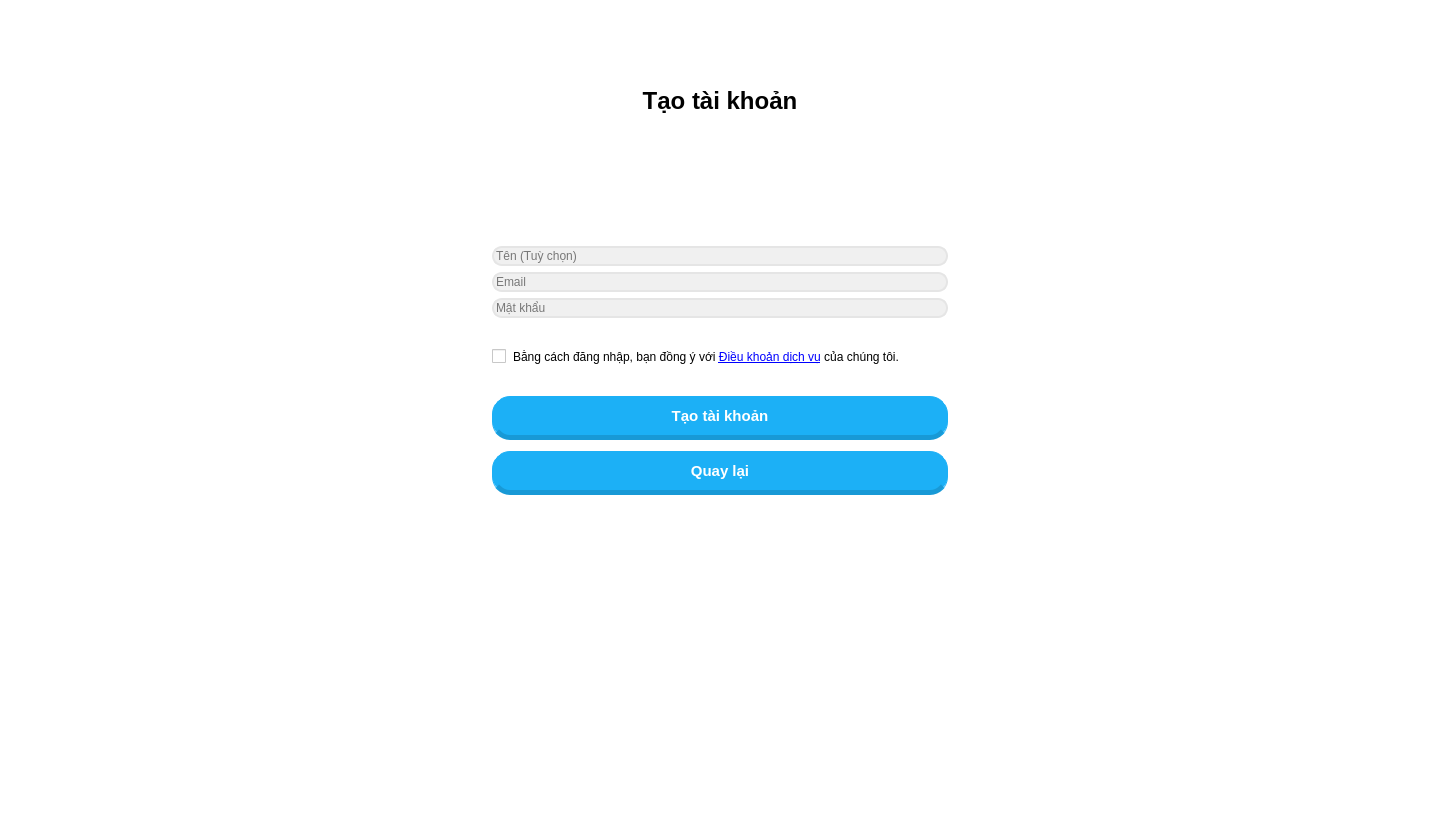
<?xml version="1.0" encoding="UTF-8"?>
<ui version="4.0">
 <class>MainWindow</class>
 <widget class="QMainWindow" name="MainWindow">
  <property name="geometry">
   <rect>
    <x>0</x>
    <y>0</y>
    <width>1440</width>
    <height>840</height>
   </rect>
  </property>
  <property name="windowTitle">
   <string>MainWindow</string>
  </property>
  <property name="styleSheet">
   <string notr="true"> background-color:rgb(255, 255, 255)</string>
  </property>
  <widget class="QWidget" name="centralwidget">
   <layout class="QGridLayout" name="gridLayout">
    <item row="1" column="0">
     <spacer name="horizontalSpacer">
      <property name="orientation">
       <enum>Qt::Horizontal</enum>
      </property>
      <property name="sizeHint" stdset="0">
       <size>
        <width>40</width>
        <height>20</height>
       </size>
      </property>
     </spacer>
    </item>
    <item row="2" column="1">
     <spacer name="verticalSpacer_3">
      <property name="orientation">
       <enum>Qt::Vertical</enum>
      </property>
      <property name="sizeType">
       <enum>QSizePolicy::Minimum</enum>
      </property>
      <property name="sizeHint" stdset="0">
       <size>
        <width>20</width>
        <height>300</height>
       </size>
      </property>
     </spacer>
    </item>
    <item row="1" column="2">
     <spacer name="horizontalSpacer_2">
      <property name="orientation">
       <enum>Qt::Horizontal</enum>
      </property>
      <property name="sizeHint" stdset="0">
       <size>
        <width>40</width>
        <height>20</height>
       </size>
      </property>
     </spacer>
    </item>
    <item row="0" column="1">
     <spacer name="verticalSpacer_5">
      <property name="orientation">
       <enum>Qt::Vertical</enum>
      </property>
      <property name="sizeType">
       <enum>QSizePolicy::Fixed</enum>
      </property>
      <property name="sizeHint" stdset="0">
       <size>
        <width>20</width>
        <height>50</height>
       </size>
      </property>
     </spacer>
    </item>
    <item row="1" column="1">
     <widget class="QStackedWidget" name="stackedWidget">
      <property name="currentIndex">
       <number>1</number>
      </property>
      <widget class="QWidget" name="page">
       <layout class="QVBoxLayout" name="verticalLayout_4">
        <item>
         <layout class="QVBoxLayout" name="verticalLayout_2">
          <item>
           <widget class="QLabel" name="label_3">
            <property name="font">
             <font>
              <pointsize>18</pointsize>
              <weight>75</weight>
              <bold>true</bold>
             </font>
            </property>
            <property name="text">
             <string>Bạn bao nhiêu tuổi</string>
            </property>
            <property name="alignment">
             <set>Qt::AlignCenter</set>
            </property>
           </widget>
          </item>
          <item alignment="Qt::AlignHCenter">
           <widget class="QLabel" name="concu_2">
            <property name="minimumSize">
             <size>
              <width>100</width>
              <height>100</height>
             </size>
            </property>
            <property name="maximumSize">
             <size>
              <width>100</width>
              <height>100</height>
             </size>
            </property>
            <property name="text">
             <string/>
            </property>
            <property name="pixmap">
             <pixmap>../assets/picture/concu.jpg</pixmap>
            </property>
            <property name="scaledContents">
             <bool>true</bool>
            </property>
            <property name="alignment">
             <set>Qt::AlignCenter</set>
            </property>
           </widget>
          </item>
          <item>
           <widget class="QLineEdit" name="lineEdit_4">
            <property name="styleSheet">
             <string notr="true">background-color: #F0F0F0;border-radius: 10px; border: 2px solid #e5e5e5;
</string>
            </property>
            <property name="text">
             <string/>
            </property>
            <property name="placeholderText">
             <string>Tuổi</string>
            </property>
           </widget>
          </item>
          <item>
           <widget class="QLabel" name="label_4">
            <property name="text">
             <string>Hãy cho chúng tôi biết tuổi của bạn để có trải nghiệm học Duolingo phù hợp nhất. </string>
            </property>
           </widget>
          </item>
          <item>
           <widget class="QPushButton" name="pushButton_2">
            <property name="styleSheet">
             <string notr="true">QPushButton {
    background-color: #1CB0F6;
    color: white;
    font-weight: 900;
    font-size: 15px;
    border: 1px solid #1CB0F6; /* Trị lỗi tàng hình trên Mac */
    border-bottom: 5px solid #1899D6; /* Đế 3D */
    border-radius: 18px;
    padding: 10px;
    margin-bottom: 5px;
}

/* Hiệu ứng khi rê chuột hoặc ấn (Đổi sang Xanh Lá) */
QPushButton:hover, QPushButton:pressed {
    background-color: #58CC02;
    border: 1px solid #58CC02;
    border-bottom: 5px solid #58A700;
    color: white;
}</string>
            </property>
            <property name="text">
             <string>Tiếp tục</string>
            </property>
           </widget>
          </item>
          <item>
           <widget class="QPushButton" name="pushButton">
            <property name="styleSheet">
             <string notr="true">QPushButton {
    background-color: #1CB0F6;
    color: white;
    font-weight: 900;
    font-size: 15px;
    border: 1px solid #1CB0F6; /* Trị lỗi tàng hình trên Mac */
    border-bottom: 5px solid #1899D6; /* Đế 3D */
    border-radius: 18px;
    padding: 10px;
    margin-bottom: 5px;
}

/* Hiệu ứng khi rê chuột hoặc ấn (Đổi sang Xanh Lá) */
QPushButton:hover, QPushButton:pressed {
    background-color: #58CC02;
    border: 1px solid #58CC02;
    border-bottom: 5px solid #58A700;
    color: white;
}</string>
            </property>
            <property name="text">
             <string>Quay lại</string>
            </property>
           </widget>
          </item>
         </layout>
        </item>
       </layout>
      </widget>
      <widget class="QWidget" name="page_2">
       <layout class="QVBoxLayout" name="verticalLayout_3">
        <item>
         <layout class="QVBoxLayout" name="verticalLayout">
          <item>
           <widget class="QLabel" name="label">
            <property name="font">
             <font>
              <pointsize>18</pointsize>
              <weight>75</weight>
              <bold>true</bold>
             </font>
            </property>
            <property name="text">
             <string>Tạo tài khoản</string>
            </property>
            <property name="alignment">
             <set>Qt::AlignCenter</set>
            </property>
           </widget>
          </item>
          <item alignment="Qt::AlignHCenter">
           <widget class="QLabel" name="concu">
            <property name="minimumSize">
             <size>
              <width>100</width>
              <height>100</height>
             </size>
            </property>
            <property name="maximumSize">
             <size>
              <width>100</width>
              <height>100</height>
             </size>
            </property>
            <property name="text">
             <string/>
            </property>
            <property name="pixmap">
             <pixmap>../assets/picture/concu.jpg</pixmap>
            </property>
            <property name="scaledContents">
             <bool>true</bool>
            </property>
            <property name="alignment">
             <set>Qt::AlignCenter</set>
            </property>
           </widget>
          </item>
          <item>
           <widget class="QLineEdit" name="lineEdit_user_dk">
            <property name="minimumSize">
             <size>
              <width>40</width>
              <height>0</height>
             </size>
            </property>
            <property name="maximumSize">
             <size>
              <width>16777215</width>
              <height>16777215</height>
             </size>
            </property>
            <property name="styleSheet">
             <string notr="true">background-color: #F0F0F0;border-radius: 10px; border: 2px solid #e5e5e5;
</string>
            </property>
            <property name="text">
             <string/>
            </property>
            <property name="placeholderText">
             <string>Tên (Tuỳ chọn)</string>
            </property>
           </widget>
          </item>
          <item>
           <widget class="QLineEdit" name="lineEdit_2">
            <property name="styleSheet">
             <string notr="true">background-color: #F0F0F0;border-radius: 10px; border: 2px solid #e5e5e5;
</string>
            </property>
            <property name="text">
             <string/>
            </property>
            <property name="placeholderText">
             <string>Email</string>
            </property>
           </widget>
          </item>
          <item>
           <widget class="QLineEdit" name="lineEdit_pass_dk">
            <property name="styleSheet">
             <string notr="true">background-color: #F0F0F0;border-radius: 10px; border: 2px solid #e5e5e5;

</string>
            </property>
            <property name="text">
             <string/>
            </property>
            <property name="echoMode">
             <enum>QLineEdit::Password</enum>
            </property>
            <property name="placeholderText">
             <string>Mật khẩu</string>
            </property>
           </widget>
          </item>
          <item>
           <layout class="QHBoxLayout" name="horizontalLayout_2">
            <item>
             <widget class="QCheckBox" name="checkBox">
              <property name="text">
               <string/>
              </property>
             </widget>
            </item>
            <item>
             <spacer name="horizontalSpacer_3">
              <property name="orientation">
               <enum>Qt::Horizontal</enum>
              </property>
              <property name="sizeType">
               <enum>QSizePolicy::Fixed</enum>
              </property>
              <property name="sizeHint" stdset="0">
               <size>
                <width>1</width>
                <height>20</height>
               </size>
              </property>
             </spacer>
            </item>
            <item>
             <widget class="QLabel" name="label_2">
              <property name="sizePolicy">
               <sizepolicy hsizetype="Expanding" vsizetype="Preferred">
                <horstretch>30</horstretch>
                <verstretch>0</verstretch>
               </sizepolicy>
              </property>
              <property name="font">
               <font>
                <kerning>true</kerning>
               </font>
              </property>
              <property name="text">
               <string>Bằng cách đăng nhập, bạn đồng ý với &lt;a href=&quot;mo_file_txt&quot;&gt;Điều khoản dịch vụ&lt;/a&gt; của chúng tôi.</string>
              </property>
              <property name="wordWrap">
               <bool>false</bool>
              </property>
             </widget>
            </item>
           </layout>
          </item>
          <item>
           <widget class="QPushButton" name="pushButton_3">
            <property name="styleSheet">
             <string notr="true">QPushButton {
    background-color: #1CB0F6;
    color: white;
    font-weight: 900;
    font-size: 15px;
    border: 1px solid #1CB0F6; /* Trị lỗi tàng hình trên Mac */
    border-bottom: 5px solid #1899D6; /* Đế 3D */
    border-radius: 18px;
    padding: 10px;
    margin-bottom: 5px;
}

/* Hiệu ứng khi rê chuột hoặc ấn (Đổi sang Xanh Lá) */
QPushButton:hover, QPushButton:pressed {
    background-color: #58CC02;
    border: 1px solid #58CC02;
    border-bottom: 5px solid #58A700;
    color: white;
}</string>
            </property>
            <property name="text">
             <string>Tạo tài khoản</string>
            </property>
           </widget>
          </item>
          <item>
           <widget class="QPushButton" name="btn_quay_lai_2">
            <property name="styleSheet">
             <string notr="true">QPushButton {
    background-color: #1CB0F6;
    color: white;
    font-weight: 900;
    font-size: 15px;
    border: 1px solid #1CB0F6; /* Trị lỗi tàng hình trên Mac */
    border-bottom: 5px solid #1899D6; /* Đế 3D */
    border-radius: 18px;
    padding: 10px;
    margin-bottom: 5px;
}

/* Hiệu ứng khi rê chuột hoặc ấn (Đổi sang Xanh Lá) */
QPushButton:hover, QPushButton:pressed {
    background-color: #58CC02;
    border: 1px solid #58CC02;
    border-bottom: 5px solid #58A700;
    color: white;
}</string>
            </property>
            <property name="text">
             <string>Quay lại</string>
            </property>
           </widget>
          </item>
         </layout>
        </item>
       </layout>
      </widget>
     </widget>
    </item>
   </layout>
  </widget>
  <widget class="QStatusBar" name="statusbar"/>
 </widget>
 <resources/>
 <connections/>
</ui>
